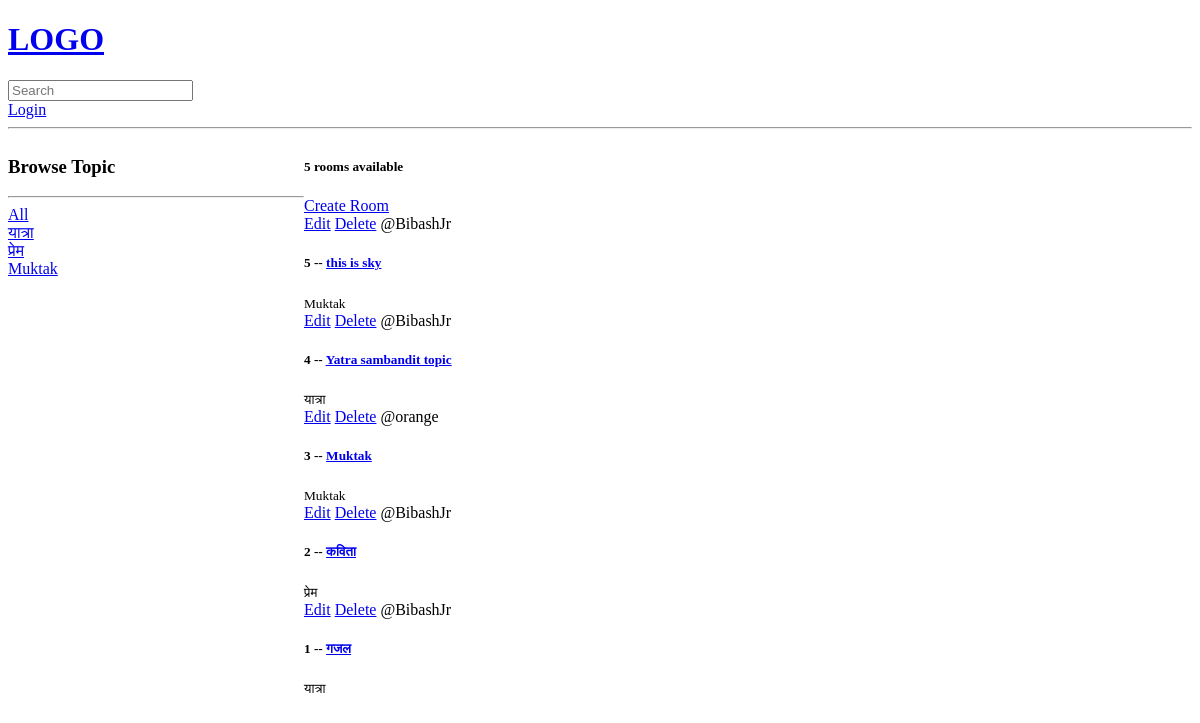
/, run on an earlier commit of the app's database.
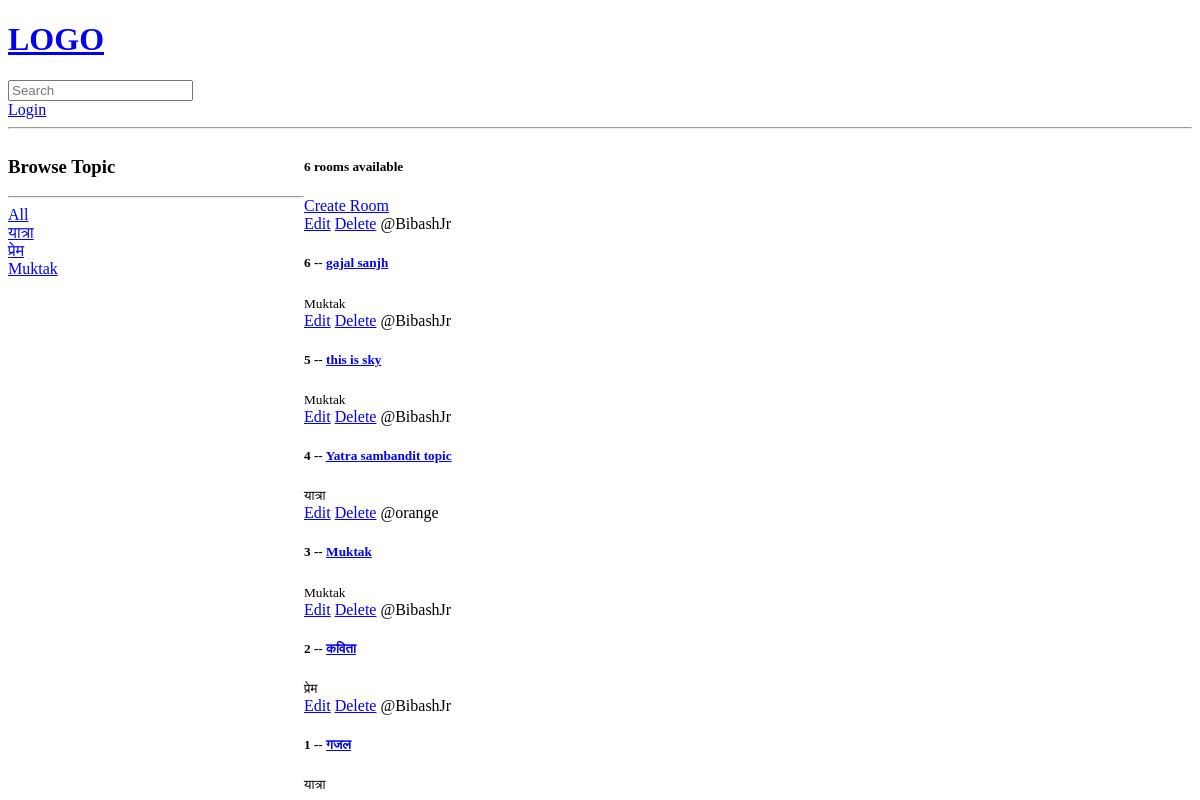
And on a later commit of the database.
### base/models.py (models this page shows, shortened)
class Topic(models.Model):
    name = models.CharField(max_length=200)
    def __str__(self):
        return self.name

class Room(models.Model):
    host = models.ForeignKey(User, on_delete=models.SET_NULL, null=True)
    topic = models.ForeignKey(Topic, on_delete=models.SET_NULL, null=True)
    name = models.CharField(max_length=200)
    description = models.TextField(null=True, blank=True)
    updated = models.DateTimeField(auto_now=True)
    created = models.DateTimeField(auto_now_add=True)
    class Meta:
        ordering = ['-updated', '-created']

### base/views.py (the view)
# urls.py: path('', views.home, name="home"),
def home(request):
    q = request.GET.get('q') if request.GET.get('q') != None else ''
    rooms = Room.objects.filter(
        Q(topic__name__icontains=q) |
        Q(name__icontains=q) |
        Q(description__icontains= q)
    )
    topic = Topic.objects.all()
    room_count = rooms.count()
    context = {'rooms': rooms, 'topics': topic, 'room_count': room_count}
    return render(request, 'base/home.html', context)

### base/templates/base/home.html (shortened to what this page needs)
{% extends 'main.html' %}
{% block content %}
<div class="home-container">
    <div>
        <h3>Browse Topic</h3>
        <hr>
        <div>
            <a href="{% url 'home' %}">All</a>
        </div>
        {% for topic in topics %}
            <div>
                <a href="{% url 'home' %}?q={{topic.name}}">{{topic}}</a>
            </div>
        {% endfor %}
    </div>
    <div>
        <h5>{{room_count}} rooms available</h5>
        <a href="{% url 'create-room' %}"> Create Room</a>
        <div>
            {% for room in rooms %}
                <div>
                    <a href="{% url 'update-room'  room.id %}">Edit</a>
                    <a href="{% url 'delete-room'  room.id %}">Delete</a>
                    <span> @{{room.host.username}}</span>
                    <h5>{{room.id}} -- <a href="{% url 'room' room.id %}">{{room.name}}</a> </h5>
                    <small>{{room.topic.name}}</small>
                </div>
            {% endfor %}
        </div>
    </div>
</div>
{% endblock content %}

What changed in the data, as far as the page shows it:
added Room: host.username "BibashJr", id "6", name "gajal sanjh", topic.name "Muktak"
Also different on the page:
{{ room_count }}: "5" → "6"
